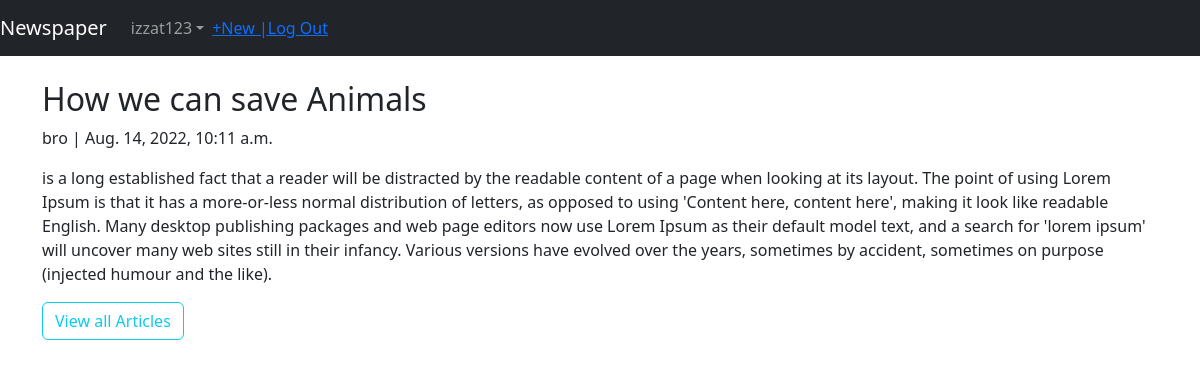
The page /articles/detailed/1 (signed in) on the database its author committed.
### users/models.py (models this page shows)
class CustomUser(AbstractUser):
    age = models.PositiveIntegerField(null=True, blank=True)

### articles/models.py (models this page shows, shortened)
class Article(models.Model):
    title = models.CharField(max_length = 255)
    body = models.TextField()
    date = models.DateTimeField(auto_now_add = True)
    author = models.ForeignKey(get_user_model(), on_delete = models.CASCADE)

### articles/views.py (the view)
# urls.py: path('detailed/<int:pk>',views.ArticlesDetailView.as_view(), name = 'detail-article'),
class ArticlesDetailView(LoginRequiredMixin, DetailView):
    model = Article
    template_name = 'article-detailed.html'
    context_object_name = 'Article'
    login_url = 'login'

### templates/article-detailed.html (shortened to what this page needs)
{% extends 'base.html' %}
{% block content %}
<div class="article-entry">
    <h2>{{Article.title}}</h2>
        <p>{{Article.author}} | {{Article.date}}</p>
        <p>{{Article.body}}</p>
        {% if request.user == Article.author %}
        <a href="{% url 'update-article' Article.id %}" class="btn btn-primary">Edit</a>
        <a href="{% url 'delete-article' Article.id %}" class="btn btn-danger">Delete</a>
        <a href="{% url 'articles' %}" class="btn btn-outline-info">View all Articles</a>
        {% else %}
        <a href="{% url 'articles' %}" class="btn btn-outline-info">View all Articles</a>
        {% endif %}
{% endblock  %}

### templates/base.html (shortened to what this page needs)
<!doctype html>
<html lang="en">
<head>
<link href="https://cdn.jsdelivr.net/npm/bootstrap@5.2.0/dist/css/bootstrap.min.css" rel="stylesheet">
</head>
<body>
<nav class="navbar navbar-expand-md navbar-dark bg-dark mb-4">
<a class="navbar-brand" href="{% url 'home' %}">Newspaper</a>
<div class="collapse navbar-collapse" id="navbarCollapse">
{% if user.is_authenticated %}
<ul class="navbar-nav ml-auto">
    <li class="nav-item"><a class="nav-link dropdown-toggle" href="#" id="userMenu" data-toggle="dropdown" aria-haspopup="true" aria-expanded="false">{{ user.username }}</a>
</li>
</ul>
<ul class="navbar-nav ml-auto">
    <li class="nav-item"><a href="{% url 'create-article' %}">+New |</a></li>
</ul>
<ul class="navbar-nav ml-auto">
    <li class="nav-item"><a href="{% url 'logout' %}"> Log Out</a></li>
</ul>
{% else %}
<form class="form-inline ml-auto">
<a href="{% url 'login' %}" class="btn btn-secondary">Log In</a>
<a href="{% url 'signup' %}" class="btn btn-outline-primary ml-2">Sign up</a>
</form>
{% endif %}
</div>
</nav>
<div class="container">
{% block content %}
{% endblock content %}
</div>
</body>

### rows shown on the page
CustomUser: username "izzat123"
Article: title "How we can save Animals", author "bro", date "Aug. 14, 2022, 10:11 a.m.", body "is a long established fact that a reader will be distracted by the readable content of a page when looking at its layout. The point of using Lorem Ipsum is that it has a more-or-less normal distribution of letters, as opposed to using 'Content here, content here', making it look like readable English. Many desktop publishing packages and web page editors now use Lorem Ipsum as their default model text, and a search for 'lorem ipsum' will uncover many web sites still in their infancy. Various versions have evolved over the years, sometimes by accident, sometimes on purpose (injected humour and the like)."
